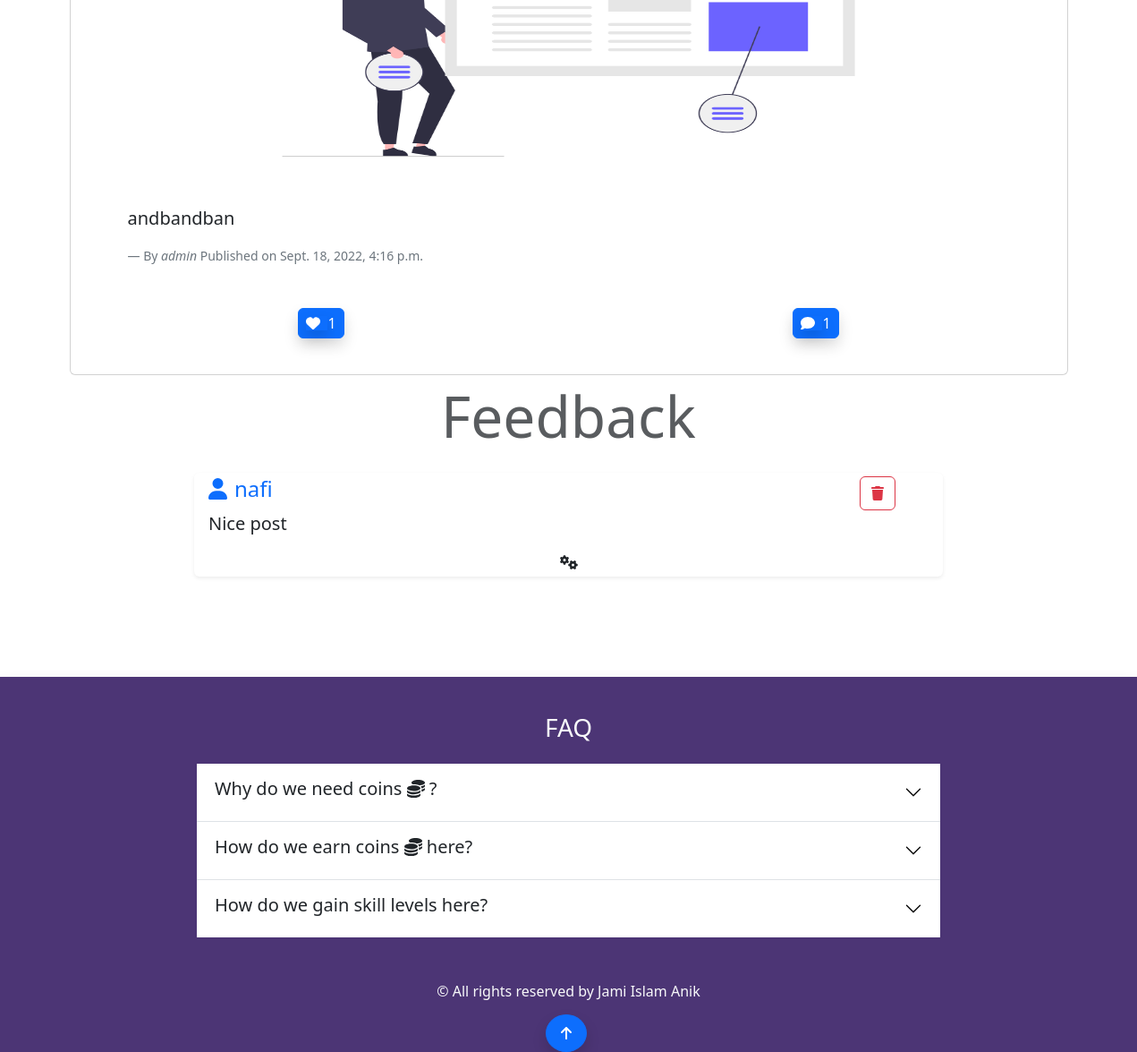
The app's page /note/single_note/19 (signed in, lower part), older data.
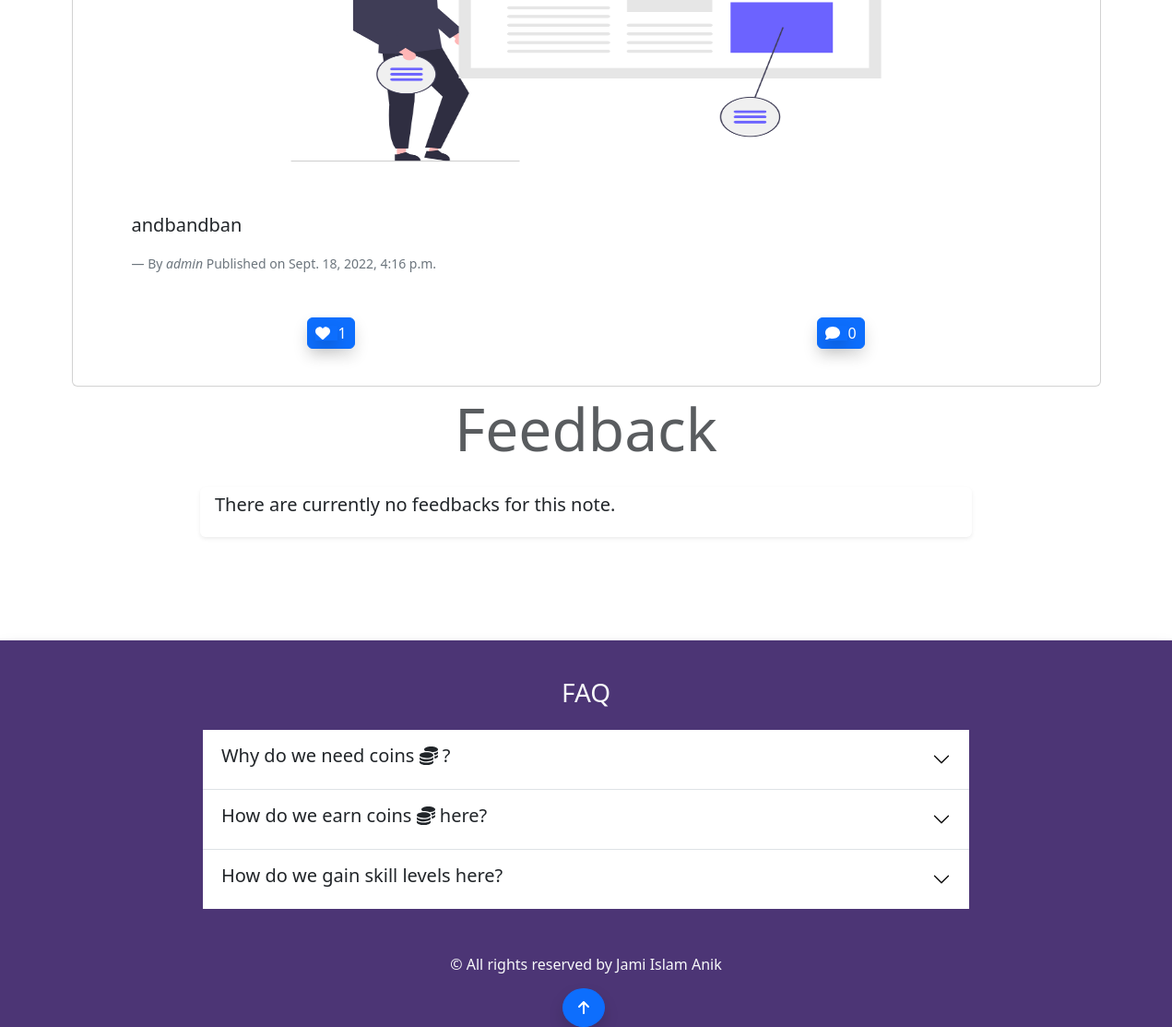
The same page, newer data.
### feedback/models.py (models this page shows)
class Comment(models.Model):
    content_type = models.ForeignKey(ContentType, on_delete=models.CASCADE)
    object_id = models.IntegerField()
    content_object = GenericForeignKey()
    owner = models.ForeignKey(Profile, on_delete=models.CASCADE)
    body = models.TextField(max_length=2000)
    created_at = models.DateTimeField(auto_now_add=True)

### account/models.py (models this page shows, shortened)
class Profile(models.Model):
    user = models.OneToOneField(User,on_delete=models.CASCADE,null=True,blank=True)
    profile_image = models.ImageField(null=True,blank=True,upload_to='keeptrack/images/',default = 'keeptrack/default_images/default_profile_i2ejjp.png')
    username = models.CharField(max_length=255)
    first_name = models.CharField(max_length=255,null=True,blank=True)
    last_name = models.CharField(max_length=255,null=True,blank=True)
    bio = models.TextField(max_length=2000,blank=True,null=True)
    email = models.EmailField(max_length=255,blank=True,null=True)
    portfolio_site = models.URLField(max_length=500,blank=True,null=True)
    facebook = models.URLField(max_length=2000,blank=True,null=True)
    linkedin = models.URLField(max_length=2000,blank=True,null=True)
    youtube = models.URLField(max_length=2000,blank=True,null=True)
    coin = models.IntegerField(default=100,null=True,blank=True)
    def __str__(self):
        return self.username

### note/views.py (the view, shortened to what this page needs)
# urls.py: path('single_note/<pk>',views.single_note_page,name="single-note-page"),
@login_required(login_url='login-page')
def single_note_page(request,pk):
    note = Note.objects.get(pk=pk)
    form = CommentForm()
    current_owner_id = request.user.profile.id
    current_owner = Profile.objects.get(pk=current_owner_id)
    if request.method == 'POST' and request.POST.get('action') == 'delete' and request.user.profile == note.owner:
        note.delete()
        messages.success(request, 'Your note was deleted!')
        return redirect('note-page')
    like_count = note.like.count()
    comment_count = note.comment.count()
    comments = note.comment.all()
    context = {
        'note':note,
        'like_count':like_count,
        'comment_count':comment_count,
        'comments': list(comments),
        'form':form,
    }
    return render(request, 'note/single_note_page.html',context)

### note/templates/note/single_note_page.html (shortened to what this page needs)
{% extends 'base.html' %}
{% load static %}
{% block content %}
<div class="container my-2">
    <div class="card w-100 mx-auto">
        <div class="card-body position-relative">
            {% if note.note_image %}
            <div class="text-center"><img src="{{ note.note_image.url }}" class="img-fluid w-75 rounded"
                    id="single-note-image-h" alt="Note Image" /></div>
            {% else %}
            <div class="text-center"><img src="{% static 'images/default_note.png' %}" class="img-fluid w-75 rounded"
                    id="single-note-image-h" alt="Note Image" /></div>
            {% endif %}
            <figure class="py-3 px-2 px-md-5">
                <blockquote class="blockquote">
                    <p class="fs-5">{{ note.body|linebreaksbr }}
                </blockquote>
                <figcaption class="blockquote-footer mt-2">By
                    <cite title="Source Title">{{ note.owner }}</cite>
                    Published on {{ note.created_at }}
                </figcaption>
            </figure>
            <div class="row mb-4">
                <div class="col col-6 text-center">
                    <form action="" method="POST">
                        <button type="submit" class="btn btn-primary shadow px-2 py-1" name="action" value="like"><i class="fas fa-heart pe-2 shadow"></i>{{ like_count }}
                             </button>
                    </form>
                </div>
                <div class="col col-6 text-center">
                    <button class="btn btn-primary shadow px-2 py-1"> <i class="fas fa-comment pe-2 shadow"></i>{{ comment_count }}
                    </button>
                </div>
            </div>
        </div>
    </div>
    <div class="rounded">
        <h3 class="display-3 text-center text-muted py-2">Feedback</h3>
        <div class="shadow-sm rounded my-3 w-75 mx-auto">
            {% if comments %}
            {% for comment in comments %}
            <div class="py-1 px-3">
                <div class="row">
                <a href="{% url 'account-page' comment.owner.username %}" class="text-primary col col-10 h4 text-decoration-none"><i class="fas fa-user pe-2"></i>{{ comment.owner.username }}</a>
                <div class="col col-2 text-center">
                    <form action="" method="POST">
                        <button class="btn btn-outline-danger" type="submit" name="action" value="comment-delete-{{ comment.id }}"><i class="fas fa-trash"></i></button>
                    </form>
                </div>
            </div>
                <p class="lead">{{ comment.body }}</p>
                <div class="text-center"><i class="fas fa-gears fa-spin"></i></div>
            </div>
            {% endfor %}
            {% else %}
            <div class="py-1 px-3">
                <p class="lead">There are currently no feedbacks for this note.</p>
            </div>
            {% endif %}
        </div>
    </div>
</div>
{% endblock %}

Row changes from the older to the newer data that the page shows:
removed Comment: owner.username "nafi", body "Nice post"
Text that changed along with them:
{{ comment_count }}: "1" → "0"
text now shown: "There are currently no feedbacks for this note."
